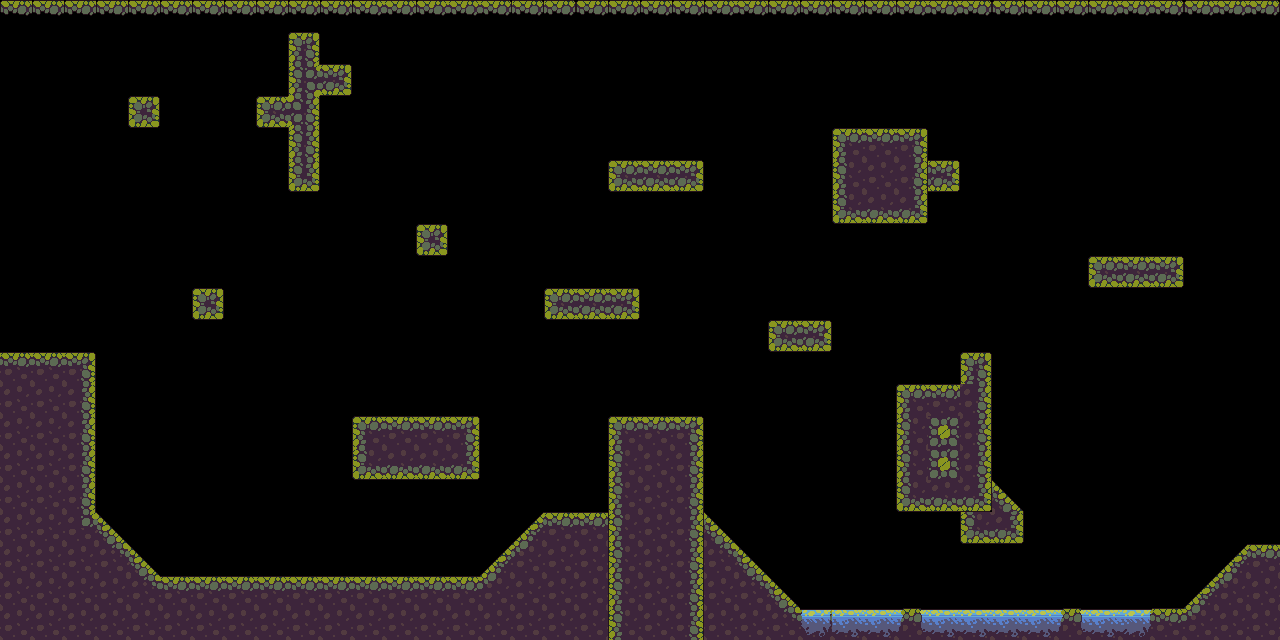

A level layout from a 2D game, rendered from its tile map. Below: a short description, then the map file with tile-grid data replaced by summaries:
An orthogonal 40x20 tile map with 32x32 px tiles, 1 tile layer (platforms).

<map version="1.5" tiledversion="1.7.2" orientation="orthogonal" renderorder="right-down" width="40" height="20" tilewidth="32" tileheight="32" infinite="0" nextlayerid="2" nextobjectid="1">
 <editorsettings>
  <export target="../../assets/tiles/swamp-01.json" format="json" />
 </editorsettings>
 <tileset firstgid="1" name="swamp" tilewidth="32" tileheight="32" tilecount="60" columns="10">
  <image source="../tilesets/free-swamp-game-tileset-pixel-art/1 Tiles/Tileset.png" width="320" height="192" />
  <tile id="0">
   <properties>
    <property name="collides" type="bool" value="true" />
   </properties>
  </tile>
  <tile id="1">
   <properties>
    <property name="collides" type="bool" value="true" />
   </properties>
  </tile>
  <tile id="2">
   <properties>
    <property name="collides" type="bool" value="true" />
   </properties>
  </tile>
  <tile id="3">
   <properties>
    <property name="collides" type="bool" value="true" />
   </properties>
  </tile>
  <tile id="4">
   <properties>
    <property name="collides" type="bool" value="true" />
   </properties>
  </tile>
  <tile id="5">
   <properties>
    <property name="collides" type="bool" value="true" />
   </properties>
  </tile>
  <tile id="10">
   <properties>
    <property name="collides" type="bool" value="true" />
   </properties>
  </tile>
  <tile id="11">
   <properties>
    <property name="collides" type="bool" value="true" />
   </properties>
  </tile>
  <tile id="12">
   <properties>
    <property name="collides" type="bool" value="true" />
   </properties>
  </tile>
  <tile id="13">
   <properties>
    <property name="collides" type="bool" value="true" />
   </properties>
  </tile>
  <tile id="14">
   <properties>
    <property name="collides" type="bool" value="true" />
   </properties>
  </tile>
  <tile id="15">
   <properties>
    <property name="collides" type="bool" value="true" />
   </properties>
  </tile>
  <tile id="16">
   <properties>
    <property name="collides" type="bool" value="true" />
   </properties>
  </tile>
  <tile id="17">
   <properties>
    <property name="collides" type="bool" value="true" />
   </properties>
  </tile>
  <tile id="18">
   <properties>
    <property name="collides" type="bool" value="true" />
   </properties>
  </tile>
  <tile id="20">
   <properties>
    <property name="collides" type="bool" value="true" />
   </properties>
  </tile>
  <tile id="21">
   <properties>
    <property name="collides" type="bool" value="true" />
   </properties>
  </tile>
  <tile id="22">
   <properties>
    <property name="collides" type="bool" value="true" />
   </properties>
  </tile>
  <tile id="23">
   <properties>
    <property name="collides" type="bool" value="true" />
   </properties>
  </tile>
  <tile id="24">
   <properties>
    <property name="collides" type="bool" value="true" />
   </properties>
  </tile>
  <tile id="25">
   <properties>
    <property name="collides" type="bool" value="true" />
   </properties>
  </tile>
  <tile id="26">
   <properties>
    <property name="collides" type="bool" value="true" />
   </properties>
  </tile>
  <tile id="27">
   <properties>
    <property name="collides" type="bool" value="true" />
   </properties>
  </tile>
  <tile id="28">
   <properties>
    <property name="collides" type="bool" value="true" />
   </properties>
  </tile>
  <tile id="30">
   <properties>
    <property name="collides" type="bool" value="true" />
   </properties>
  </tile>
  <tile id="31">
   <properties>
    <property name="collides" type="bool" value="true" />
   </properties>
  </tile>
  <tile id="32">
   <properties>
    <property name="collides" type="bool" value="true" />
   </properties>
  </tile>
  <tile id="33">
   <properties>
    <property name="collides" type="bool" value="true" />
   </properties>
  </tile>
  <tile id="34">
   <properties>
    <property name="collides" type="bool" value="true" />
   </properties>
  </tile>
  <tile id="35">
   <properties>
    <property name="collides" type="bool" value="true" />
   </properties>
  </tile>
  <tile id="36">
   <properties>
    <property name="collides" type="bool" value="true" />
   </properties>
  </tile>
  <tile id="37">
   <properties>
    <property name="collides" type="bool" value="true" />
   </properties>
  </tile>
  <tile id="40">
   <properties>
    <property name="collides" type="bool" value="true" />
   </properties>
  </tile>
  <tile id="41">
   <properties>
    <property name="collides" type="bool" value="true" />
   </properties>
  </tile>
  <tile id="42">
   <properties>
    <property name="collides" type="bool" value="true" />
   </properties>
  </tile>
  <tile id="43">
   <properties>
    <property name="collides" type="bool" value="true" />
   </properties>
  </tile>
  <tile id="44">
   <properties>
    <property name="collides" type="bool" value="true" />
   </properties>
  </tile>
  <tile id="45">
   <properties>
    <property name="collides" type="bool" value="true" />
   </properties>
  </tile>
  <tile id="46">
   <properties>
    <property name="collides" type="bool" value="true" />
   </properties>
  </tile>
  <tile id="47">
   <properties>
    <property name="collides" type="bool" value="true" />
   </properties>
  </tile>
  <tile id="50">
   <properties>
    <property name="collides" type="bool" value="true" />
   </properties>
  </tile>
  <tile id="51">
   <properties>
    <property name="collides" type="bool" value="true" />
   </properties>
  </tile>
  <tile id="52">
   <properties>
    <property name="collides" type="bool" value="true" />
   </properties>
  </tile>
  <tile id="53">
   <properties>
    <property name="collides" type="bool" value="true" />
   </properties>
  </tile>
  <tile id="54">
   <properties>
    <property name="collides" type="bool" value="true" />
   </properties>
  </tile>
  <tile id="55">
   <properties>
    <property name="collides" type="bool" value="true" />
   </properties>
  </tile>
  <tile id="56">
   <properties>
    <property name="collides" type="bool" value="true" />
   </properties>
  </tile>
  <tile id="57">
   <properties>
    <property name="collides" type="bool" value="true" />
   </properties>
  </tile>
 </tileset>
 <layer id="1" name="platforms" width="40" height="20">
  <data>[800 cells, 214 non-empty, 33 distinct tile ids]</data>
 </layer>
</map>
